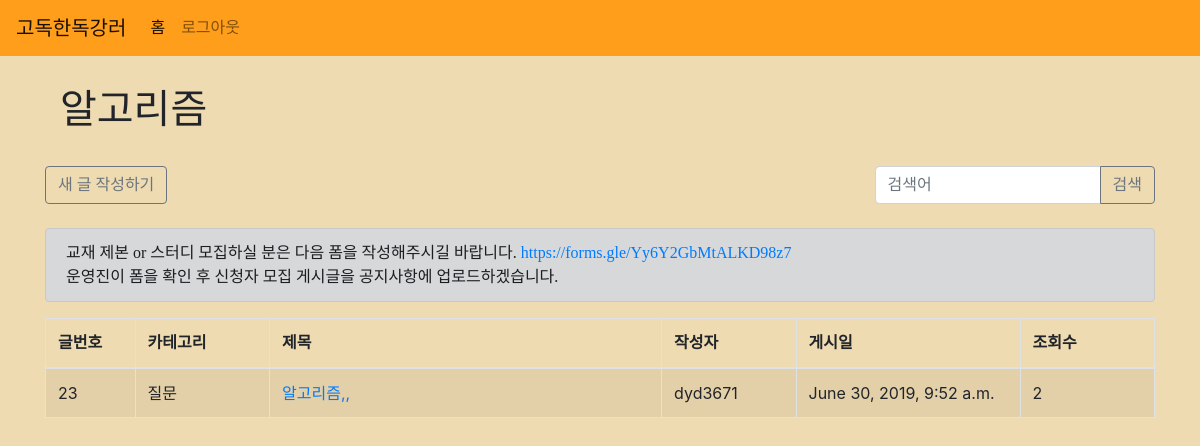
Screenshot of /classes/26/ (signed in) with the database file from the repository.
### classes/models.py (models this page shows, shortened)
class Class(models.Model):
    title = models.CharField(max_length=200)
    major = models.ForeignKey(Major, on_delete=models.CASCADE)
    created_at = models.DateTimeField(auto_now_add=True)
    updated_at = models.DateTimeField(auto_now=True)

### posts/models.py (models this page shows, shortened)
class TimeStampedModel(Model):
    created_at = DateTimeField(auto_now_add=True)
    updated_at = DateTimeField(auto_now=True)
    class Meta:
        abstract = True

class Post(TimeStampedModel):
    classname = ForeignKey(Class, on_delete=CASCADE)
    user = ForeignKey(User, on_delete=CASCADE)
    category = CharField(max_length=200)
    title = CharField(max_length=200)
    content = TextField()
    view_count = models.IntegerField(default=0) # 조회수
    likes = ManyToManyField(User, related_name="liked_users")
    is_top = BooleanField(default=False)

### classes/views.py (the view)
# urls.py: path('<int:id>/', views.main, name="main"),
def main(request, id):
    user = request.user
    if user.is_anonymous:
        return render(request, 'account/login.html')
    else:
        posts = Post.objects.filter(classname_id=id).order_by('-id')
        class_name = Class.objects.get(pk=id)
        class_id = id
        return render(request, 'classes/main.html', {'posts': posts, 'class_name': class_name, 'class_id': class_id})

### classes/templates/classes/main.html (shortened to what this page needs)
{% extends 'base.html' %}
{% block content %}
<div class="container">
        <h1 class="classtitle col-12" style="font-family: 'locus_sangsang';">{{ class_name.title }}</h1>
    <br>
    <div class="row">
        <div class="input-group col">
            <form action="{% url 'classes:new' %}" method="POST">
                <input type="submit" class="btn-outline-secondary btn" value="새 글 작성하기" style="font-family: 'locus_sangsang';">
            </form>
        </div>
        <form action="{% url 'classes:search' %}">
            <div class="input-group col-12">
                <input type="text" class="form-control" placeholder="검색어" name="search" style="font-family: 'NanumSquareRound';">
                <div class="input-group-append">
                    <button type="submit" class="btn btn-outline-secondary" style="font-family: 'locus_sangsang';">
                        검색
                    </button>
                </div>
            </div>
        </form>
    </div>
    <br>
    <div class="alert alert-dark" style="font-family: 'NanumSquareRound';">교재 제본 or 스터디 모집하실 분은 다음 폼을 작성해주시길 바랍니다. <a href="https://forms.gle/Yy6Y2GbMtALKD98z7">https://forms.gle/Yy6Y2GbMtALKD98z7</a><br>
    운영진이 폼을 확인 후 신청자 모집 게시글을 공지사항에 업로드하겠습니다.</span>
    </div>
    <table class="table table-striped table-bordered">
        <thead>
            <tr>
                <th width="8%" style="font-family: 'NanumSquareRound';">글번호</th>
                <th width="12%" style="font-family: 'NanumSquareRound';">카테고리</th>
                <th width="35%" style="font-family: 'NanumSquareRound';">제목</th>
                <th width="12%" style="font-family: 'NanumSquareRound';">작성자</th>
                <th width="20%" style="font-family: 'NanumSquareRound';">게시일</th>
                <th width="12%" style="font-family: 'NanumSquareRound';">조회수</th>
            </tr>
        </thead>
        <tbody>
        {% for post in posts %}
        <tr>
            <td>{{ post.id }}</td>
            <td>{{ post.category }}</td>
            <td><a href="{% url 'classes:show' post.pk %}">{{ post.title }}</a></td>
            <td>{{ post.user }}</td>
            <td>{{ post.created_at }}</td>
            <td>{{ post.view_count }}</td>
        </tr>
        {% endfor %}
        </tbody>
    </table>
</div>
<br>
<br>
{% endblock %}

### solitude/static/solitude/css/style.css (style rules this page uses)
body { background-color: rgb(239, 219, 178) !important; }
.classtitle { margin-top: 30px; }

### rows the page displays
Class: title "알고리즘"
Post: id "23", category "질문", title "알고리즘,,", user "dyd3671", created_at "June 30, 2019, 9:52 a.m.", view_count "2"
